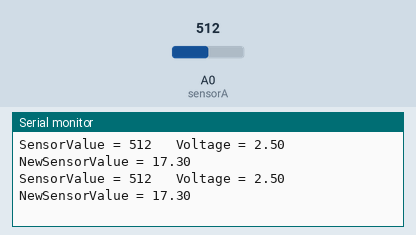
Simulated run of this sketch. Board: Arduino Uno, built with avr-gcc and run on an emulated ATmega328P. On the bench: the last lines printed to the serial monitor. The test bench sets the inputs (shaded band); at power-on: A0 (sensorA) = 512.

Above: at 1.2 s.
1.3 s: A0 (sensorA) set to 174
At 1.38 s:
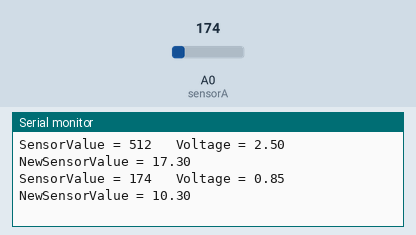
2.8 s: A0 (sensorA) set to 145
At 2.81 s:
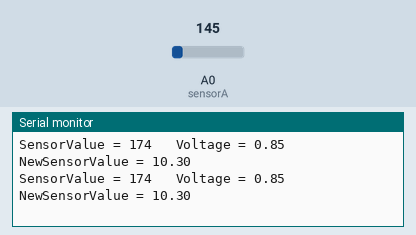
5.8 s: A0 (sensorA) set to 110
At 5.82 s:
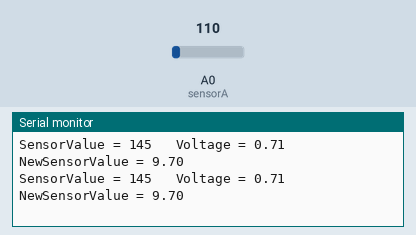
8.8 s: A0 (sensorA) set to 90
At 8.83 s:
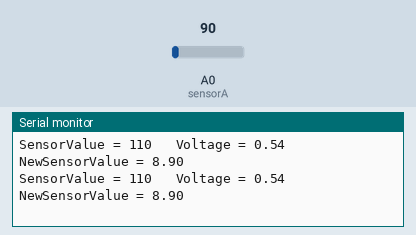
Timing chart, 0 to 11.8 s (numbered marks = the images above; inputs shaded):
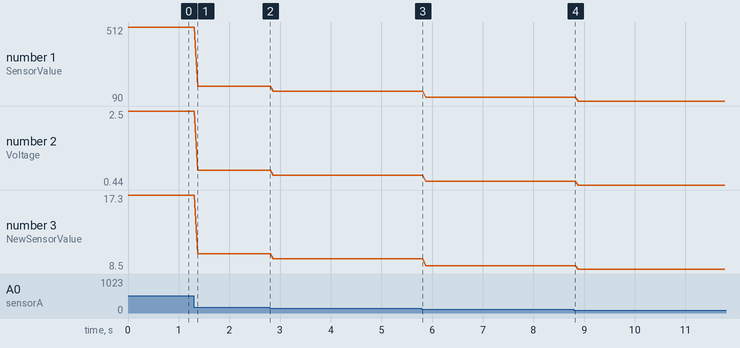

The sketch:

Test_Code.ino
```cpp
#include <Keypad.h>

int sensorA = A0;
int sensorValue;
double voltage, newSensorValue;

void setup() {
  Serial.begin(9600);
  pinMode(sensorA, INPUT);
}

void loop() {
/*
  int sensorValue = analogRead(sensorA);          // read the input on analog pin 0:
  float voltage = sensorValue * (5.0 / 1023.0);   // Convert the analog reading (which goes from 0 - 1023) to a voltage (0 - 5V):
  Serial.println(voltage);                        // print out the value you read:
*/

  sensorValue     = analogRead(sensorA);
  voltage         = sensorValue * (5.00 / 1023.00);
  newSensorValue  = (map(sensorValue, 0, 1023, 67, 280)/10.0);

  Serial.print("SensorValue = ");
  Serial.print(sensorValue);
  Serial.print("\t Voltage = ");
  Serial.print(voltage);
  Serial.print("\t\t NewSensorValue = ");
  Serial.println(newSensorValue);

//  Serial.println( map(sensorValue, 0,1023,0,1000) / 100.0);

}
```

Measured:
- after the input at 1.3 s, the serial monitor: prints a new line after 0.07 s (image 1)
- plotted number 1: 512 → 174 after the input at 1.3 s, 174 → 145 after the input at 2.8 s, 145 → 110 after the input at 5.8 s, 110 → 90 after the input at 8.8 s
- plotted number 2: 2.5 → 0.85 after the input at 1.3 s, 0.85 → 0.71 after the input at 2.8 s, 0.71 → 0.54 after the input at 5.8 s, 0.54 → 0.44 after the input at 8.8 s
- plotted number 3: 17.3 → 10.3 after the input at 1.3 s, 10.3 → 9.7 after the input at 2.8 s, 9.7 → 8.9 after the input at 5.8 s, 8.9 → 8.5 after the input at 8.8 s
